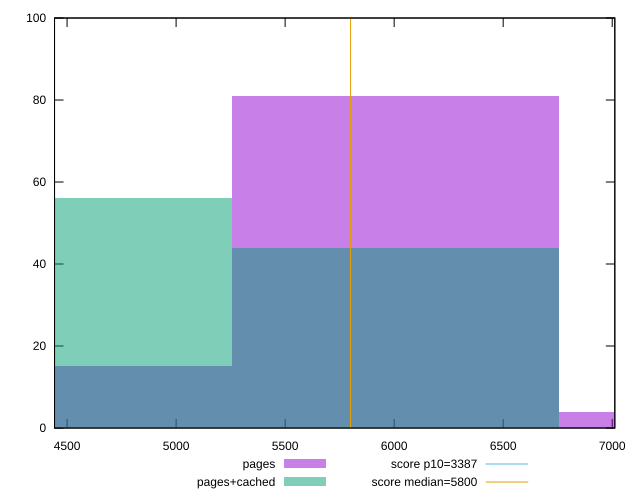

Reproduce this figure in gnuplot.
reset

$pages <<EOF
6004.6912466635395 81
4503.518434997654 15
7505.864058329425 4
EOF

$pagesCached <<EOF
6004.6912466635395 44
4503.518434997654 56
EOF

set key outside below
set boxwidth 1501.1728116658849
set xrange [4442.461816408235:7011.9660702062665]
set yrange [0:100]
set trange [0:100]
set style fill transparent solid 0.5 noborder

set parametric
set terminal svg size 640, 500 enhanced background rgb 'white'
set output "report_00018_2021-02-10T15-25-16.877Z/speed-index/comparison/histogram/0_vs_1.svg"

plot $pages title "pages" with boxes, \
     $pagesCached title "pages+cached" with boxes, \
     3387,t title "score p10=3387", \
     5800,t title "score median=5800"

reset
